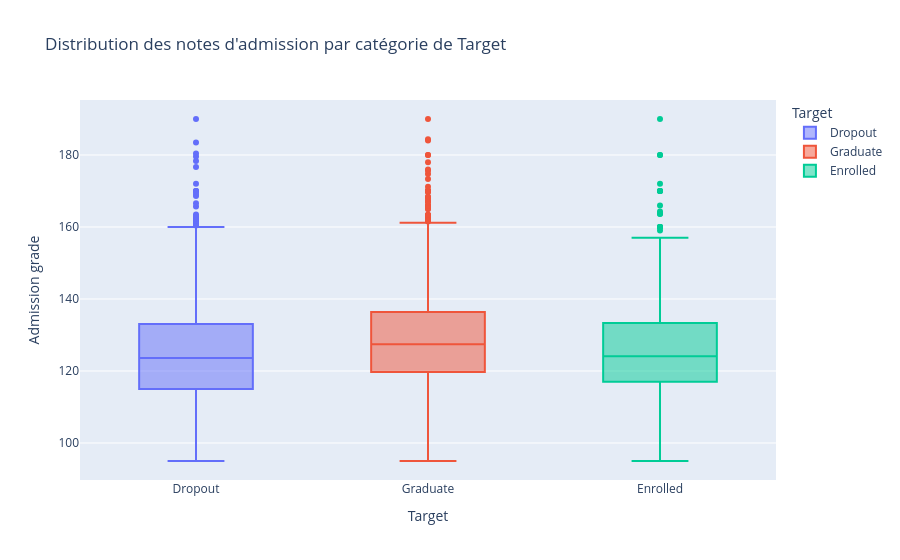

The notebook cell saved with this chart:
### Code cell
fig = plotly.express.box(df, x='Target', y='Admission grade', color='Target',
             title='Distribution des notes d\'admission par catégorie de Target')
fig.show()

### Figure 1 — Plotly figure (JSON) as saved in the notebook; plotly's stock layout.template omitted (floating-point values rounded to 4 significant figures; data arrays with more than 128 entries replaced by an {"elided": "..."} marker saying what was removed)
{"data": [{"alignmentgroup": "True", "hovertemplate": "Target=%{x}<br>Admission grade=%{y}<extra></extra>", "legendgroup": "Dropout", "marker": {"color": "#636efa"}, "name": "Dropout", "notched": false, "offsetgroup": "Dropout", "orientation": "v", "showlegend": true, "type": "box", "x": {"elided": "1421 str values"}, "x0": " ", "xaxis": "x", "y": {"elided": "1421 float values"}, "y0": " ", "yaxis": "y"}, {"alignmentgroup": "True", "hovertemplate": "Target=%{x}<br>Admission grade=%{y}<extra></extra>", "legendgroup": "Graduate", "marker": {"color": "#EF553B"}, "name": "Graduate", "notched": false, "offsetgroup": "Graduate", "orientation": "v", "showlegend": true, "type": "box", "x": {"elided": "2209 str values"}, "x0": " ", "xaxis": "x", "y": {"elided": "2209 float values"}, "y0": " ", "yaxis": "y"}, {"alignmentgroup": "True", "hovertemplate": "Target=%{x}<br>Admission grade=%{y}<extra></extra>", "legendgroup": "Enrolled", "marker": {"color": "#00cc96"}, "name": "Enrolled", "notched": false, "offsetgroup": "Enrolled", "orientation": "v", "showlegend": true, "type": "box", "x": {"elided": "794 str values"}, "x0": " ", "xaxis": "x", "y": {"elided": "794 float values"}, "y0": " ", "yaxis": "y"}], "layout": {"boxmode": "overlay", "legend": {"title": {"text": "Target"}, "tracegroupgap": 0}, "title": {"text": "Distribution des notes d'admission par catégorie de Target"}, "xaxis": {"anchor": "y", "categoryarray": ["Dropout", "Graduate", "Enrolled"], "categoryorder": "array", "domain": [0, 1], "title": {"text": "Target"}}, "yaxis": {"anchor": "x", "domain": [0, 1], "title": {"text": "Admission grade"}}}}
